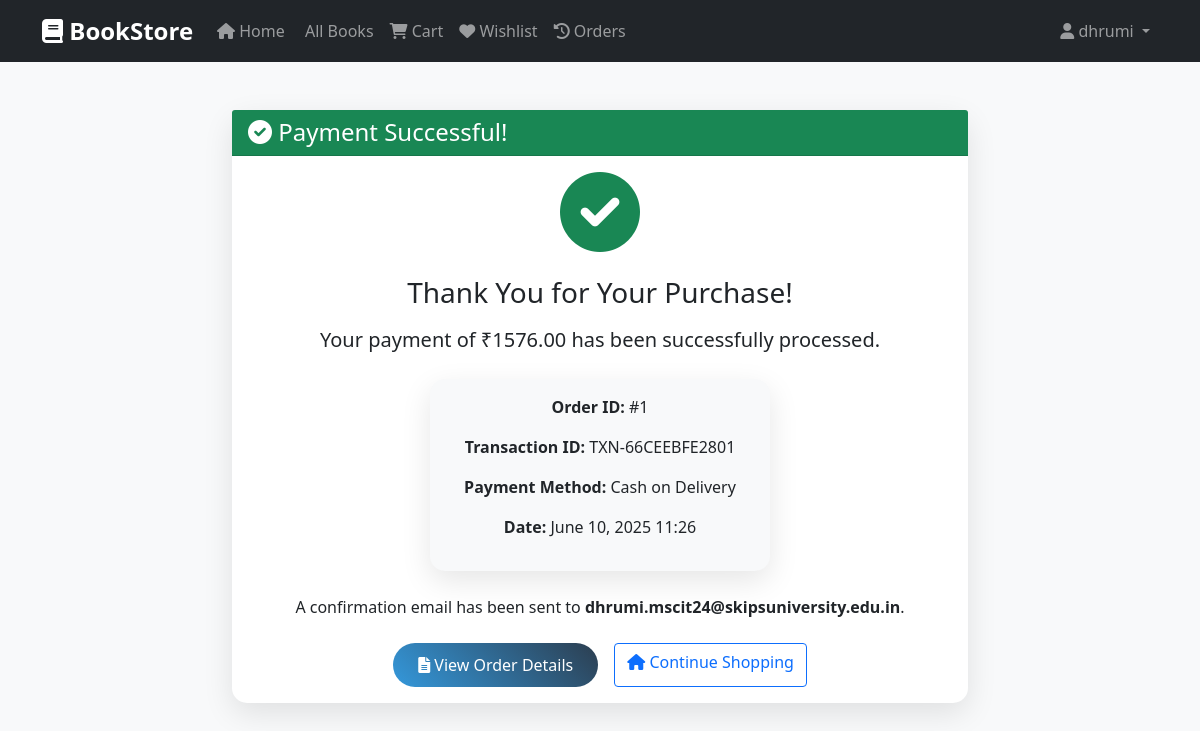
/bookstore/payment/success/1/ (signed in), run on the app's committed database.
### bookstore/bookstore/models.py (models this page shows, shortened)
class Payment(models.Model):
    PAYMENT_METHOD_CHOICES = [
        ('credit_card', 'Credit/Debit Card'),
        ('upi', 'UPI'),
        ('net_banking', 'Net Banking'),
        ('wallet', 'Digital Wallet'),
        ('cod', 'Cash on Delivery'),
    ]
    PAYMENT_STATUS_CHOICES = [
        ('pending', 'Pending'),
        ('completed', 'Completed'),
        ('failed', 'Failed'),
        ('refunded', 'Refunded'),
    ]
    order = models.ForeignKey(Order, related_name='payments', on_delete=models.CASCADE)
    amount = models.DecimalField(max_digits=10, decimal_places=2)
    payment_method = models.CharField(max_length=20, choices=PAYMENT_METHOD_CHOICES)
    status = models.CharField(max_length=20, choices=PAYMENT_STATUS_CHOICES, default='pending')
    transaction_id = models.CharField(max_length=100, unique=True, blank=True, null=True)
    payment_details = models.JSONField(blank=True, null=True)
    created_at = models.DateTimeField(auto_now_add=True)
    updated_at = models.DateTimeField(auto_now=True)

class Order(models.Model):
    STATUS_CHOICES = [
        ('pending', 'Pending'),
        ('confirmed', 'Confirmed'),
        ('shipped', 'Shipped'),
        ('delivered', 'Delivered'),
        ('cancelled', 'Cancelled'),
    ]
    user = models.ForeignKey(User, on_delete=models.CASCADE)
    subtotal = models.DecimalField(max_digits=10, decimal_places=2, default=0)
    shipping_cost = models.DecimalField(max_digits=10, decimal_places=2, default=50)  # ₹50 shipping
    total_amount = models.DecimalField(max_digits=10, decimal_places=2)
    status = models.CharField(max_length=20, choices=STATUS_CHOICES, default='pending')
    shipping_address = models.TextField()
    created_at = models.DateTimeField(auto_now_add=True)
    updated_at = models.DateTimeField(auto_now=True)

### bookstore/bookstore/views.py (the view)
# urls.py: path('payment/success/<int:payment_id>/', views.payment_success_view, name='payment_success'),
@login_required
def payment_success_view(request, payment_id):
    payment = get_object_or_404(Payment, id=payment_id, order__user=request.user)
    context = {
        'payment': payment,
    }
    return render(request, 'bookstore/payment_success.html', context)

### bookstore/templates/bookstore/payment_success.html (shortened to what this page needs)
{% extends 'base.html' %}
{% block content %}
<div class="container py-5">
    <div class="row">
        <div class="col-lg-8 mx-auto">
            <div class="card">
                <div class="card-header bg-success text-white">
                    <h4 class="mb-0">
                        <i class="fas fa-check-circle"></i> Payment Successful!
                    </h4>
                </div>
                <div class="card-body text-center">
                    <div class="mb-4">
                        <i class="fas fa-check-circle text-success" style="font-size: 5rem;"></i>
                    </div>
                    <h3 class="mb-3">Thank You for Your Purchase!</h3>
                    <p class="lead mb-4">Your payment of <strong>₹{{ payment.amount }}</strong> has been successfully processed.</p>
                    <div class="row mb-4">
                        <div class="col-md-6 mx-auto">
                            <div class="card bg-light">
                                <div class="card-body">
                                    <p><strong>Order ID:</strong> #{{ payment.order.id }}</p>
                                    <p><strong>Transaction ID:</strong> {{ payment.transaction_id }}</p>
                                    <p><strong>Payment Method:</strong> {{ payment.get_payment_method_display }}</p>
                                    <p><strong>Date:</strong> {{ payment.created_at|date:"F d, Y H:i" }}</p>
                                </div>
                            </div>
                        </div>
                    </div>
                    <p class="mb-4">A confirmation email has been sent to <strong>{{ payment.order.user.email }}</strong>.</p>
                    <div class="d-flex justify-content-center gap-3">
                        <a href="{% url 'bookstore:order_detail' payment.order.id %}" class="btn btn-primary">
                            <i class="fas fa-file-alt"></i> View Order Details
                        </a>
                        <a href="{% url 'bookstore:home' %}" class="btn btn-outline-primary">
                            <i class="fas fa-home"></i> Continue Shopping
                        </a>
                    </div>
                </div>
            </div>
        </div>
    </div>
</div>
{% endblock %}

### bookstore/templates/base.html (shortened to what this page needs)
<!DOCTYPE html>
<html lang="en">
<head>
    <link href="https://cdn.jsdelivr.net/npm/bootstrap@5.1.3/dist/css/bootstrap.min.css" rel="stylesheet">
    <link href="https://cdnjs.cloudflare.com/ajax/libs/font-awesome/6.0.0/css/all.min.css" rel="stylesheet">
</head>
<body>
    {% if user.is_authenticated %}
    <nav class="navbar navbar-expand-lg navbar-dark bg-dark">
        <div class="container">
            <a class="navbar-brand" href="{% url 'bookstore:home' %}">
                <i class="fas fa-book"></i> BookStore
            </a>
            <div class="collapse navbar-collapse" id="navbarNav">
                <ul class="navbar-nav me-auto">
                    <li class="nav-item">
                        <a class="nav-link" href="{% url 'bookstore:home' %}">
                            <i class="fas fa-home"></i> Home
                        </a>
                    </li>
                    <li class="nav-item">
                        <a class="nav-link" href="{% url 'bookstore:book_list' %}">
                             All Books
                        </a>
                    </li>
                    <li class="nav-item">
                        <a class="nav-link" href="{% url 'bookstore:cart' %}">
                            <i class="fas fa-shopping-cart"></i> Cart
                        </a>
                    </li>
                    <li class="nav-item">
                        <a class="nav-link" href="{% url 'bookstore:wishlist' %}">
                            <i class="fas fa-heart"></i> Wishlist
                        </a>
                    </li>
                    <li class="nav-item">
                        <a class="nav-link" href="{% url 'bookstore:order_history' %}">
                            <i class="fas fa-history"></i> Orders
                        </a>
                    </li>
                </ul>
                <ul class="navbar-nav">
                    <li class="nav-item dropdown">
                        <a class="nav-link dropdown-toggle" href="#" id="navbarDropdown" role="button" data-bs-toggle="dropdown">
                            <i class="fas fa-user"></i> {{ user.first_name|default:user.username }}
                        </a>
                    </li>
                </ul>
            </div>
        </div>
    </nav>
    {% endif %}
    <main>
        {% block content %}
        {% endblock %}
    </main>
</body>
</html>

### bookstore/templates/base.html (style rules this page uses)
:root { --primary-color: #2c3e50; --secondary-color: #3498db; --accent-color: #e74c3c; --success-color: #27ae60; --warning-color: #f39c12; }
body { font-family: 'Segoe UI', Tahoma, Geneva, Verdana, sans-serif; background-color: #f8f9fa; min-height: 100vh; }
.navbar-brand { font-weight: bold; font-size: 1.5rem; }
.card { border: none; border-radius: 15px; box-shadow: 0 10px 30px rgba(0,0,0,0.1); transition: transform 0.3s ease; }
.btn-primary { background: linear-gradient(45deg, var(--secondary-color), var(--primary-color)); border: none; border-radius: 25px; padding: 10px 25px; transition: all 0.3s ease; }

### data on the page
Payment: amount "1576.00", order.id "1", transaction_id "TXN-66CEEBFE2801", payment_method "Cash on Delivery", created_at "June 10, 2025 11:26", order.user.email "dhrumi.mscit24@skipsuniversity.edu.in"

### other printed values
{{ user.first_name|default:user.username }} "dhrumi"
